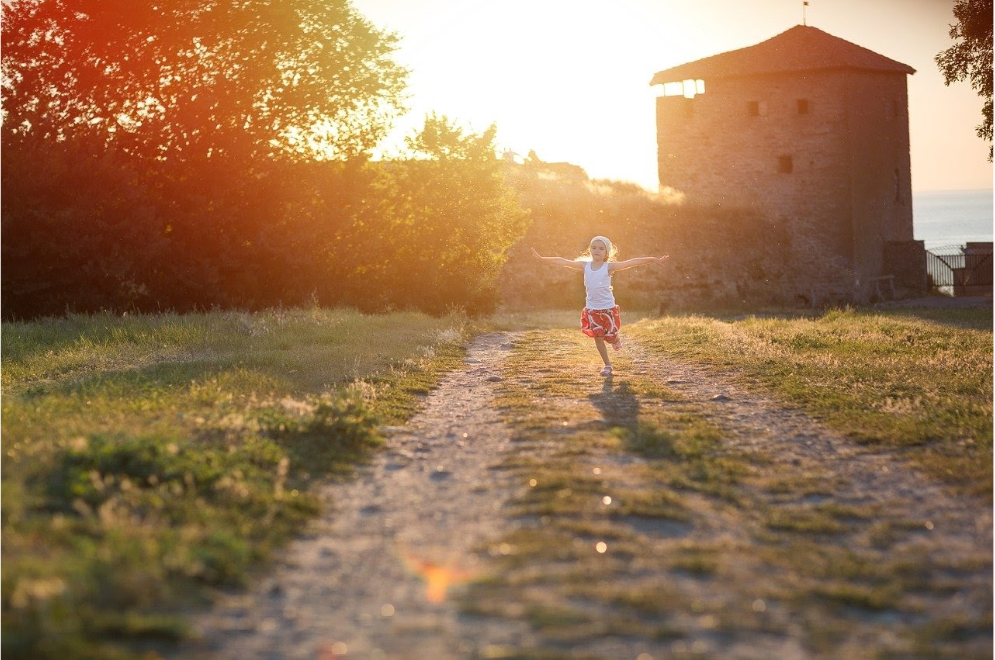
#> input picture AnaliseFaces/Curso 01 - Análise Facial/imagens/menina.png, 995 x 660 px
$ jupyter execute tarefa.ipynb
#> lines starting #> are read from the running program, lines starting #| are printed output that depends on the picture
[cell 1]
import cv2

[cell 2]
import matplotlib.pyplot as plt

[cell 3]
import seaborn

[cell 4]
imagem = cv2.imread('imagens/menina.png')
#> imagem is the input picture: shape (660, 995, 3); mean B, G, R 85.6, 118.5, 152.6
imagem = cv2.cvtColor(imagem, cv2.COLOR_BGR2RGB)

plt.figure(figsize=(20,10))
plt.imshow(imagem)
plt.title("Garota")

[cell 5]
roi = imagem[200:400, 500:700]
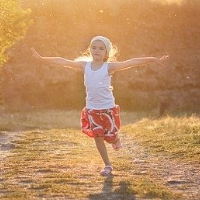
#> roi: shape (200, 200, 3); mean R, G, B 189.9, 141.9, 96.5

[cell 6]
plt.figure(figsize=(20,10))
plt.imshow(roi)
plt.title("Corpo inteiro")

[cell 7]
roi_gray = cv2.cvtColor(roi, cv2.COLOR_RGB2GRAY)
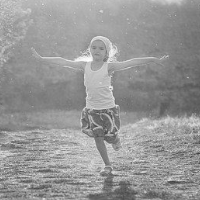
#> roi_gray: shape (200, 200); min 64, max 254, mean 151.1

plt.figure(figsize=(20,10))
plt.imshow(roi_gray, cmap="gray")
plt.title("Corpo inteiro")

Para finalizar, precisamos inserir este recorte exatamente na imagem original, no mesmo lugar.

Lembre-se que a imagem precisa estar colorida, com isso, o recorte poder ser inserido. Também precisamos convertê-la em 3 canais de cores: vermelho, verde e azul (do inglês Red, Green e Blue).

A primeira parte é converter a região de interesse para RGB. Note que a simples conversão não vai colorir a imagem novamente. Na imagem em escala de cinza havia somente um canal representando a intensidade de branco ou preto. Agora, esse valor vai ser replicado nos outros três canais (RGB). Visualmente, não vai mudar absolutamente nada.

[cell 8]
roi_rgb = cv2.cvtColor(roi_gray, cv2.COLOR_GRAY2RGB)

[cell 9]
imagem[200:400, 500:700] = roi_rgb
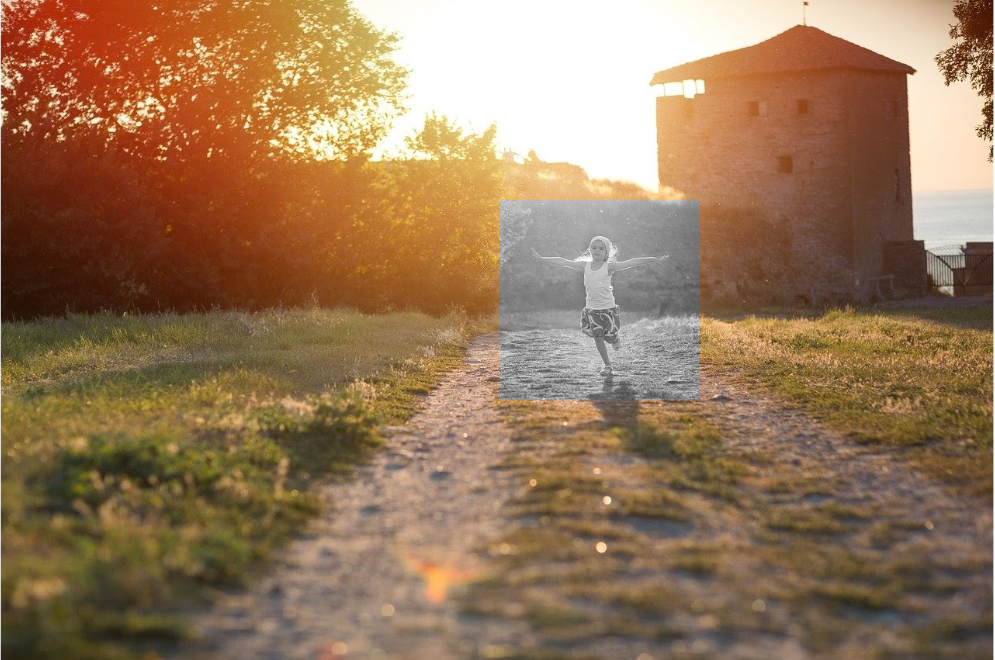
#> imagem: shape (660, 995, 3); mean R, G, B 150.3, 119, 88.9

$ run again, with AnaliseFaces/Curso 01 - Análise Facial/imagens/px-people.jpg saved as AnaliseFaces/Curso 01 - Análise Facial/imagens/menina.png
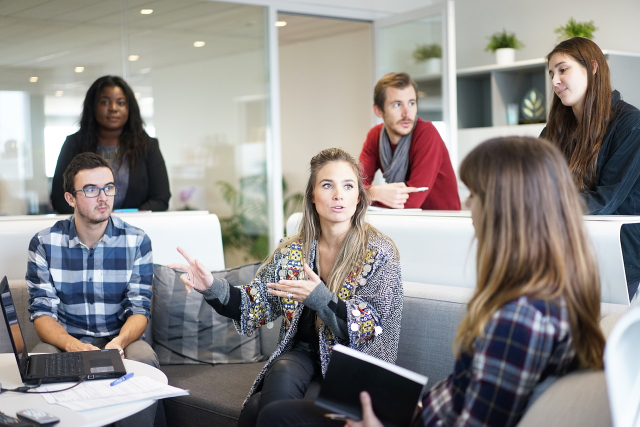
#> input picture AnaliseFaces/Curso 01 - Análise Facial/imagens/px-people.jpg, 1280 x 853 px (shown at 1/2 size)
#> imagem is the input picture: shape (853, 1280, 3); mean B, G, R 136.9, 139, 142.8
#> `roi = imagem[200:400, 500:700]`:
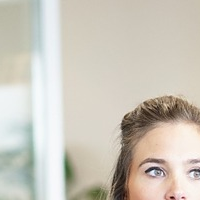
#> roi: shape (200, 200, 3); mean R, G, B 204.1, 198.7, 187.8
#> `roi_gray = cv2.cvtColor(roi, cv2.COLOR_RGB2GRAY)`:
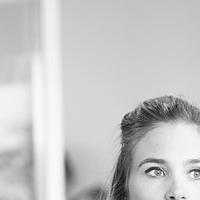
#> roi_gray: shape (200, 200); min 13, max 252, mean 199
